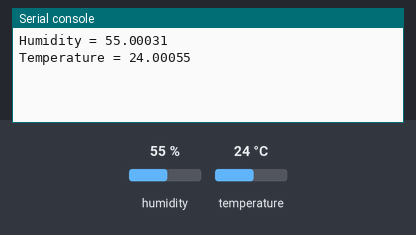
Bench run of a program on a simulated Raspberry Pi Pico running MicroPython. Parts: the last lines printed to the serial console. The test bench sets the inputs (shaded band); at power-on: humidity 55 %, temperature 24 °C.

Above: at 1.2 s.
1.3 s: humidity set to 22 %
At 2.7 s:
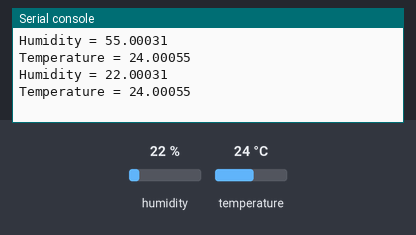
2.9 s: temperature set to 12 °C
At 3.7 s:
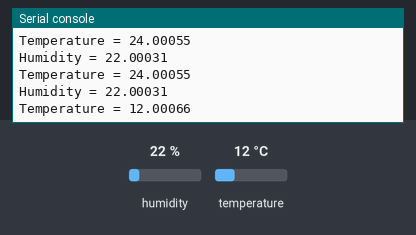
4.5 s: humidity set to 40 %
At 6.3 s:
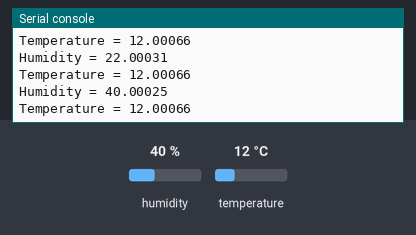
Timing chart, 0 to 7.8 s (numbered marks = the images above; inputs shaded):
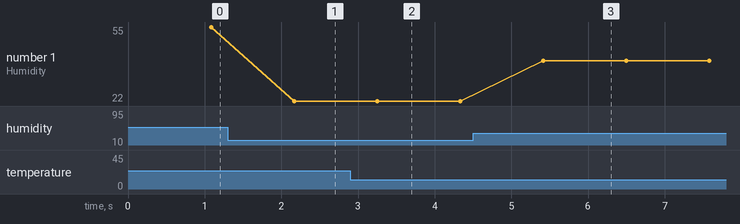

Measured:
- after the input at 1.3 s, the serial console: prints a new line after 0.87 s (image 1)
- after the input at 2.9 s, the serial console: prints a new line after 0.35 s (image 2)
- after the input at 4.5 s, the serial console: prints a new line after 0.91 s (image 3)
- plotted number 1: 55 → 22 after the input at 1.3 s, 22 → 40 after the input at 4.5 s

The program:

humiture_i2c.py
```python
'''
 * Project: AHT20 hardware i2c
 * Function: Read temperature and humidity
 * Github: https://github.com/mosiwi
 * Wiki: https://mosiwi-wiki.readthedocs.io/en/latest/index.html
 * Web: http://mosiwi.com
 * Engineer: Jalen
 * date: 2023-4-13
'''

import time                      # Importing a time class
from machine import Pin, I2C     # Import the Pin and PWM class from the machine module.

# i2c.deinit()      # Turn off the I2C bus

class aht20:                     # Create an aht20 class
    # AHT20 Register address
    reg1_ = 0x1b
    reg2_ = 0x1c
    reg3_ = 0x1e
    ac_   = 0xac
    ac_d1 = 0x33
    ac_d2 = 0x00

    def __init__(self, scl_=5, sda_=4, addr=0x38):    # Class constructor
        self.address = addr                           # Create a class variable and assign the
                                                      # i2c slave address of aht20 to it.
        # Create an aht20 i2c object and set the communication frequency to 100KHz.
        self.i2c = I2C(0, scl=Pin(scl_), sda=Pin(sda_), freq=100_000)

    def calc_crc8(self, message, Num):                # CRC8 check function
        crc=0xFF
        for cnt in range(0, Num):
            crc ^= message[cnt]
            for i in range(0, 8):
                if crc & 0x80 == 0x80:
                    crc=(crc<<1)^0x31
                else:
                    crc=(crc<<1)
        return (crc & 0x000000ff)

    def sendac(self):
        buf = bytearray([self.ac_, self.ac_d1, self.ac_d2])
        self.i2c.writeto(self.address, buf)

    def read_ctdata(self, ct):
        Byte = bytearray([0, 0, 0, 0, 0, 0, 0])
        CTDATA = [0, 0, 0, 0, 0, 0]
        RetuData = 0
        cnt = 0

        self.sendac()
        time.sleep_ms(80)

        while self.read_status() & 0x80 == 0x80:
            time.sleep_ms(2)
            if cnt >= 100:
                print("Error, busy:" + str(self.read_status()))
                break
            cnt += 1

        self.i2c.readfrom_into(self.address, Byte)
        CTDATA = Byte[0:6]

        if self.calc_crc8(CTDATA, 6) == Byte[6]:
            RetuData = (RetuData|Byte[1])<<8
            RetuData = (RetuData|Byte[2])<<8
            RetuData = (RetuData|Byte[3])
            RetuData =RetuData >>4;
            ct[0] = float(RetuData)*100/1024/1024           #humidity
            RetuData = 0;
            RetuData = (RetuData|Byte[3])<<8
            RetuData = (RetuData|Byte[4])<<8
            RetuData = (RetuData|Byte[5])
            RetuData = RetuData&0xfffff
            ct[1] =float(RetuData)*200/1024/1024-50        #temperature
        else:
            ct[0]=0x00
            ct[1]=0x00
            print("Error, crc8!")

    def reset_reg(self, reg):
        Byte = bytearray([reg, 0x00, 0x00])                #Byte.append(1)
        self.i2c.writeto(self.address, Byte)

        time.sleep_ms(5)
        self.i2c.readfrom_into(self.address, Byte)

        time.sleep_ms(10)
        Byte[0] = 0xb0|reg
        self.i2c.writeto(self.address, Byte)

    def read_status(self):
        sta = self.i2c.readfrom(self.address, 1)
        return sta[0]

    def start_init(self):
        if (self.read_status() & 0x18) != 0x18:
            self.reset_reg(0x1b);
            self.reset_reg(0x1c);
            self.reset_reg(0x1e);


ht = aht20()       # Create an object of class aht20.
ht.start_init()    # Initialize the status of aht20 temperature and humidity sensor.

while True:
    time.sleep_ms(1000)
    ht_data = [0,0]
    ht.read_ctdata(ht_data)
    print("Humidity = " + str(ht_data[0]))
    print("Temperature = " + str(ht_data[1]))
```
